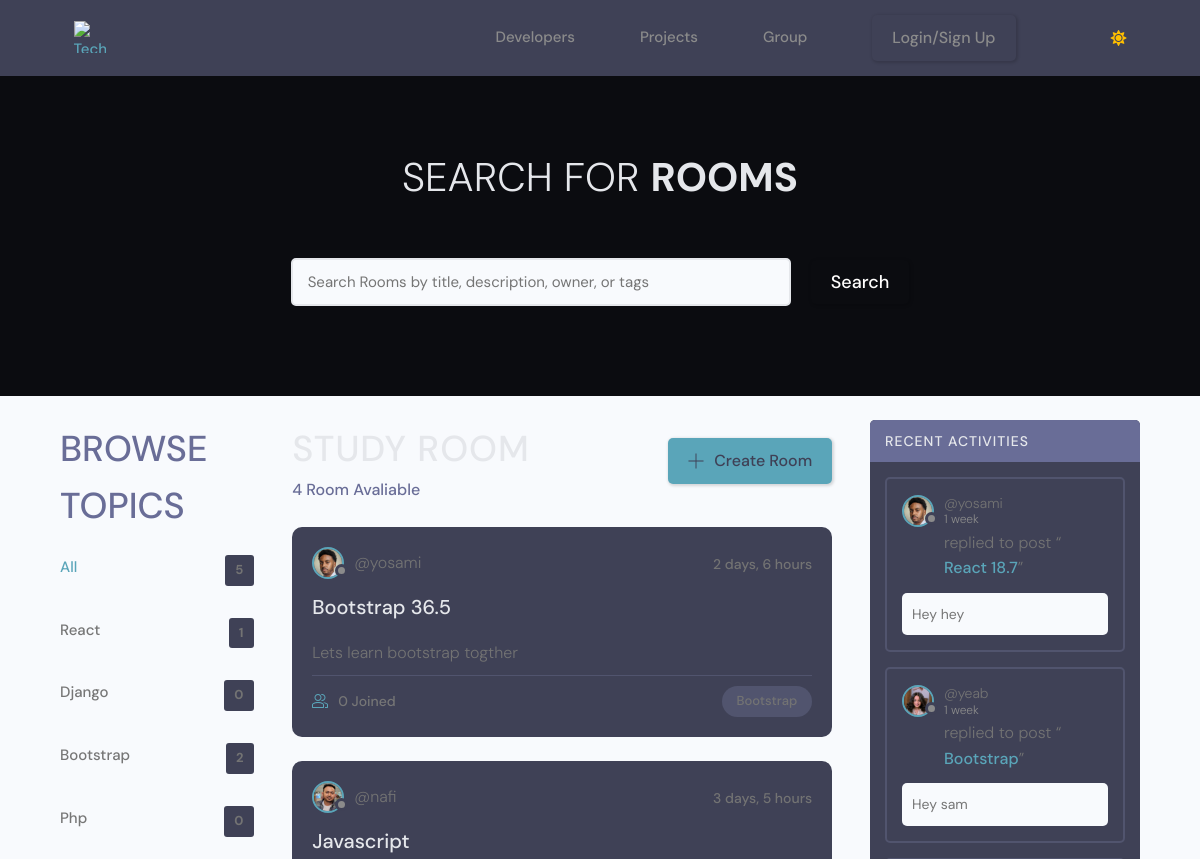
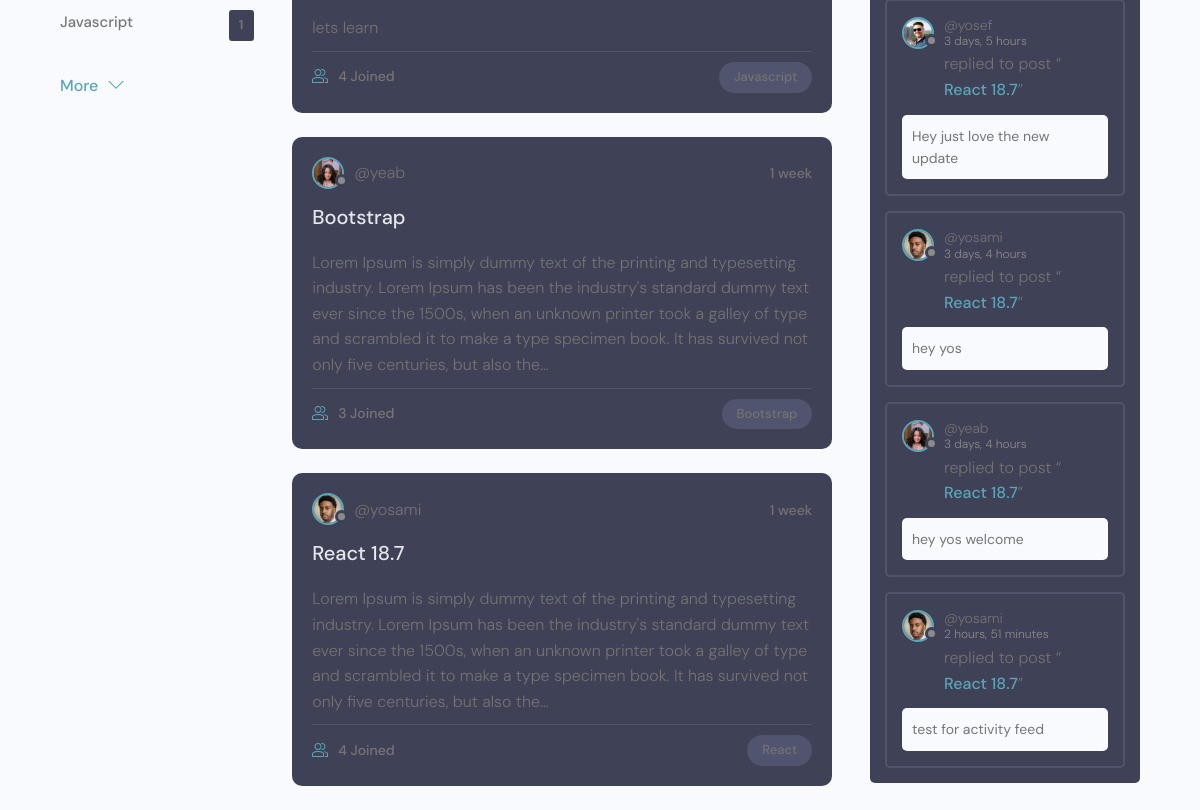
Page /group/ on the earlier database version (2 pictures, top to bottom).
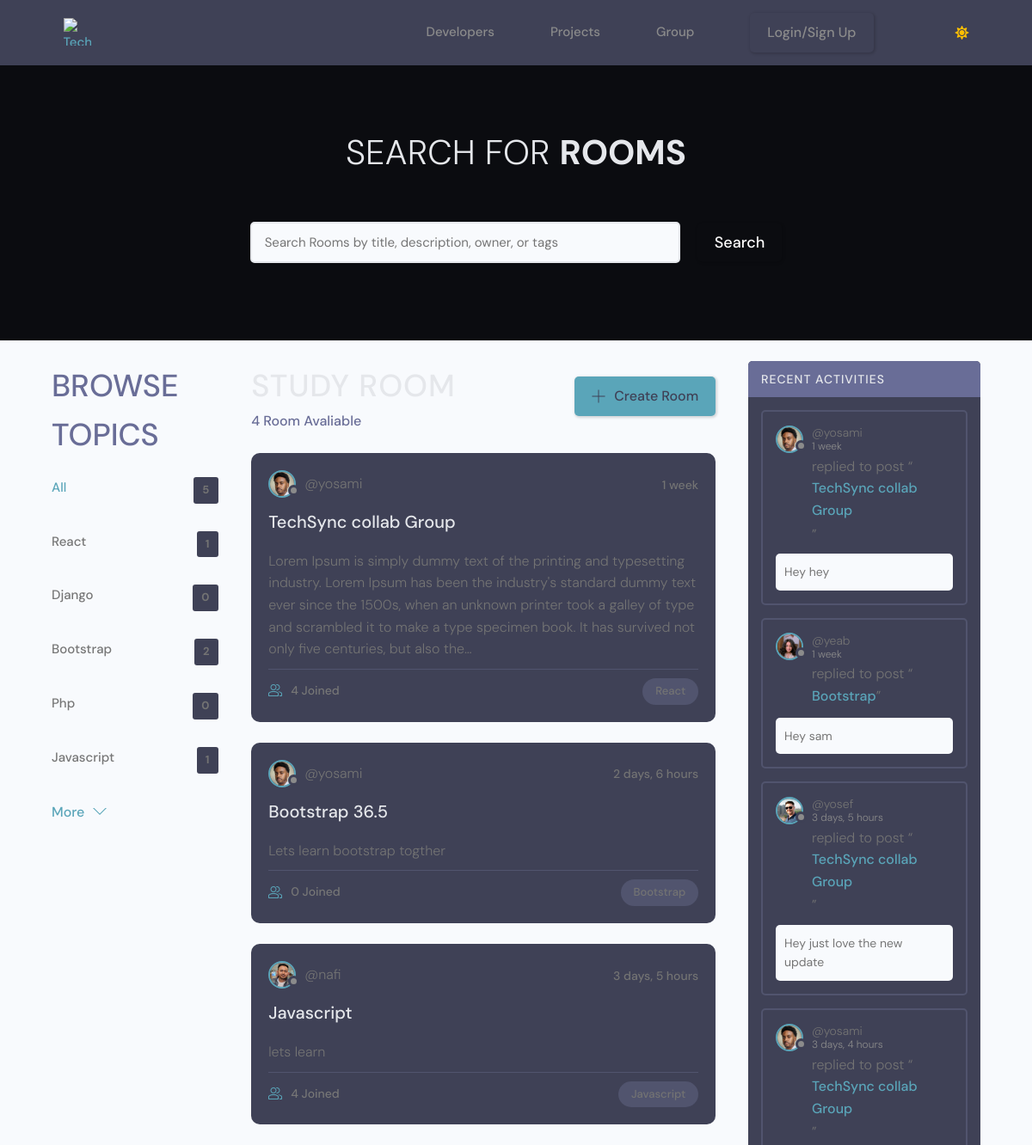
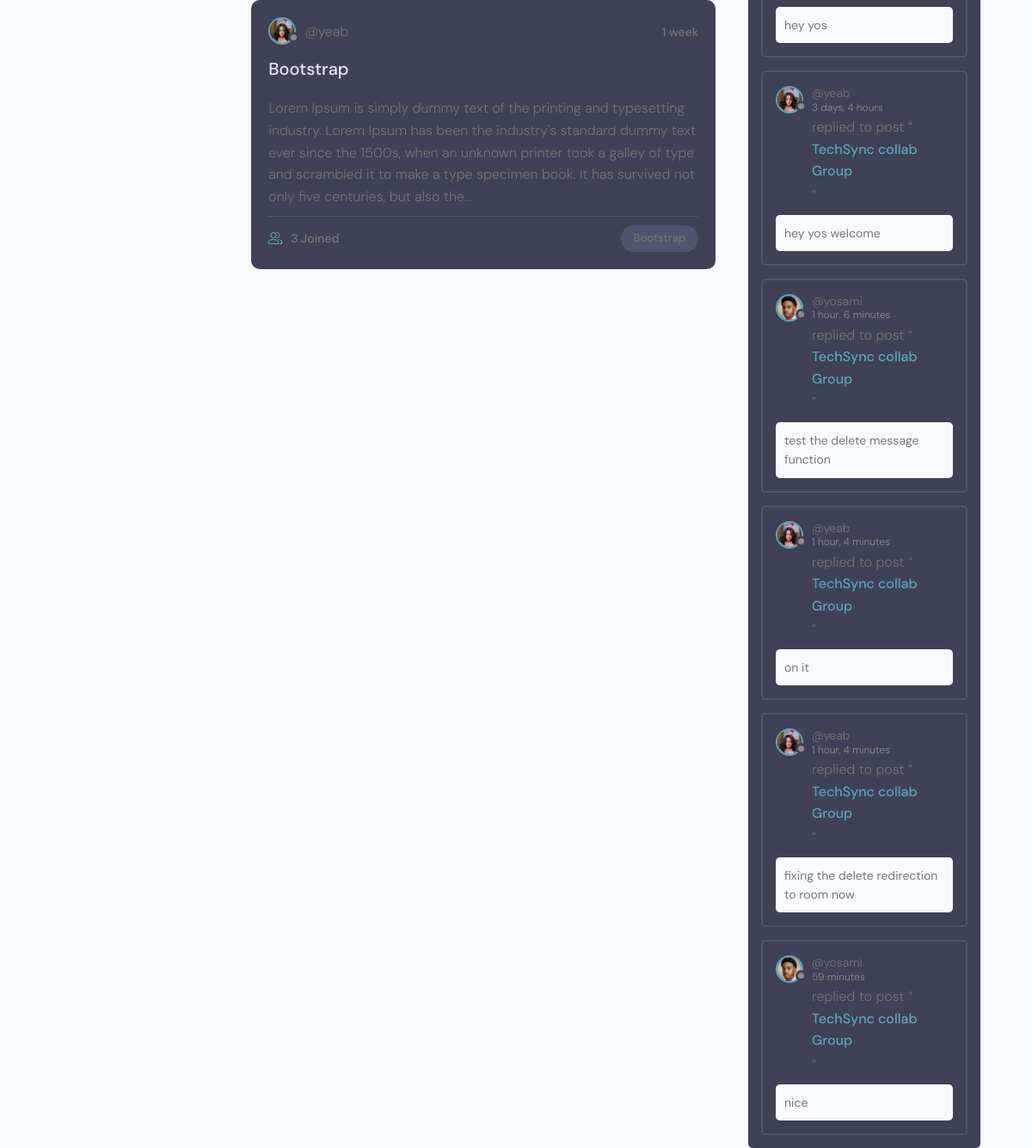
Same page on the later database version (2 pictures, top to bottom).
### group/models.py (models this page shows, shortened)
class Topic(models.Model):
    name = models.CharField(max_length=200)

class Room(models.Model):
    id = models.UUIDField(default=uuid.uuid4, primary_key=True, unique=True, editable=False, )
    host = models.ForeignKey(User, on_delete=models.SET_NULL, null=True)
    topic = models.ForeignKey(Topic, on_delete=models.SET_NULL, null=True)
    name = models.CharField(max_length=200)
    description = models.TextField(null=True, blank=True)
    participants = models.ManyToManyField(
        User, related_name='participants', blank=True)
    updated = models.DateTimeField(auto_now=True)
    created = models.DateTimeField(auto_now_add=True)
    class Meta:
        ordering = ['-updated', '-created']
    def __str__(self):
        return self.name

class Message(models.Model):
    id = models.UUIDField(default=uuid.uuid4, primary_key=True, unique=True, editable=False, )
    user = models.ForeignKey(User, on_delete=models.CASCADE)
    room = models.ForeignKey(Room, on_delete=models.CASCADE)
    body = models.TextField()
    updated = models.DateTimeField(auto_now=True)
    created = models.DateTimeField(auto_now_add=True)
    class Meta:
        ordering = ['updated', 'created']

### users/models.py (models this page shows, shortened)
class User(AbstractUser):
    email = models.EmailField(unique=True)
    is_recruiter = models.BooleanField(default=False)
    is_applicant = models.BooleanField(default=False)
    has_resume = models.BooleanField(default=False)
    has_company = models.BooleanField(default=False)

class Profile(models.Model):
    id = models.UUIDField(default=uuid.uuid4, primary_key=True, unique=True, editable=False, )
    user = models.OneToOneField(User, on_delete=models.CASCADE,null=True,blank=True)
    name = models.CharField(max_length=200, blank=True,null=True)
    username = models.CharField(max_length=200, blank=True,null=True,unique=True)
    headline = models.CharField(max_length=200, blank=True,null=True)
    about = models.TextField(blank=True, null=True)
    location = models.CharField(max_length=200, blank=True,null=True)
    profile_image = models.ImageField(null=True, blank=True,upload_to='profiles', default='default_profile.png')
    github_link = models.CharField(max_length=200, blank=True,null=True)
    twitter_link = models.CharField(max_length=200, blank=True,null=True)
    linkedin_link = models.CharField(max_length=200, blank=True,null=True)
    personal_link = models.CharField(max_length=200, blank=True,null=True)
    created_at = models.DateTimeField(auto_now_add=True)

### group/views.py (the view)
# urls.py: path('', views.home, name="home-group"),
def home(request):
    q = request.GET.get('q') if request.GET.get('q') != None else ''
    rooms = Room.objects.filter(
        Q(topic__name__icontains=q) |
        Q(name__icontains=q) |
        Q(description__icontains=q)
    )
    topics = Topic.objects.all()
    room_count = rooms.count()
    room_messages = Message.objects.filter(Q(room__topic__name__icontains=q))
    context = {
        'rooms': rooms,
        'topics': topics,
        'room_count': room_count,
        'room_messages': room_messages,
    }
    return render(request, 'group/home.html', context)

### templates/group/home.html (shortened to what this page needs)
{% extends "main/main.html" %}
{% block content%}
{% include "group/navbar.html" %}
    <main class="layout layout--3">
      <div class="container">
  {% include "group/topic_component.html" %}
        <div class="roomList">
          <div class="roomList__header">
            <div>
              <h2>Study Room</h2>
              <p>{{room_count}} Room Avaliable</p>
            </div>
            <a class="btn btn--main" href="{% url 'create-room' %}">
              <svg version="1.1" xmlns="http://www.w3.org/2000/svg" width="32" height="32" viewBox="0 0 32 32">
                <title>add</title>
                <path
                  d="M16.943 0.943h-1.885v14.115h-14.115v1.885h14.115v14.115h1.885v-14.115h14.115v-1.885h-14.115v-14.115z"
                ></path>
              </svg>
              Create Room
            </a>
          </div>
{% include "group/feed_component.html" %}
        </div>
{% include "group/activity_component.html" %}
      </div>
    </main>
{% endblock content %}

### templates/group/topic_component.html
<div class="topics">
    <div class="topics__header">
      <h2>Browse Topics</h2>
    </div>
    <ul class="topics__list">
      <li>
        <a href="{% url 'home-group'%}" class="active">All <span>{{topics.count}}</span></a>
      </li>
    {% for topic in topics %}
        <li>
            <a href="{% url 'home-group'%}?q={{topic.name}}">{{topic.name}}<span>{{topic.room_set.all.count}}</span></a>
        </li>
      {% endfor %}
    </ul>
    <a class="btn btn--link" href="topics.html">
      More
      <svg version="1.1" xmlns="http://www.w3.org/2000/svg" width="32" height="32" viewBox="0 0 32 32">
        <title>chevron-down</title>
        <path d="M16 21l-13-13h-3l16 16 16-16h-3l-13 13z"></path>
      </svg>
    </a>
  </div>

### templates/group/feed_component.html (shortened to what this page needs)
{% for room in rooms %}
<div class="roomListRoom">
    <div class="roomListRoom__header">
      <a href="" class="roomListRoom__author">
        <div class="avatar avatar--small">
          <img src="{{room.host.profile.profile_image.url}}" />
        </div>
        <span>@{{room.host.username}}</span>
      </a>
      <div class="roomListRoom__actions">
        <span>{{room.created|timesince}}</span>
      </div>
    </div>
    <div class="roomListRoom__content">
      <a href="{% url 'room' room.id %}">{{room.name}}</a>
      <p>
        {{room.description|truncatechars:300}}
      </p>
    </div>
    <div class="roomListRoom__meta">
      <a href="{% url 'room' room.id %}" class="roomListRoom__joined">
        {{room.participants.all.count}} Joined
      </a>
      <p class="roomListRoom__topic">{{room.topic.name}}</p>
    </div>
  </div>
{% endfor %}

### templates/group/activity_component.html (shortened to what this page needs)
<div class="activities">
    <div class="activities__header">
      <h2>Recent Activities</h2>
    </div>
    {% for message in room_messages %}
    <div class="activities__box">
      <div class="activities__boxHeader roomListRoom__header">
        <a href="{% url 'user-profile' message.user.profile.id %}" class="roomListRoom__author">
          <div class="avatar avatar--small">
            <img src="{{message.user.profile.profile_image.url}}" />
          </div>
          <p>
            @{{message.user}}
            <span> {{ message.created|timesince }}</span>
          </p>
        </a>
      </div>
      <div class="activities__boxContent">
        <p>replied to post “<a href="{% url 'room' message.room.id %}">{{message.room}}</a>”</p>
        <div class="activities__boxRoomContent">
          {{message.body|truncatechars:100}}
        </div>
      </div>
    </div>
    {% endfor %}
  </div>

Differences in the rows shown:
removed Message: user.profile.profile_image (picture), user "yosami", created "2 hours, 51 minutes", room "React 18.7", body "test for activity feed"
changed Room "React": name "React 18.7" → "TechSync collab Group"; moves up the list
changed through a linked row, Message "Hey hey": room "React 18.7" → "TechSync collab Group"
changed through a linked row, Message "Hey just love the new update": room "React 18.7" → "TechSync collab Group"
changed through a linked row, Message "hey yos": room "React 18.7" → "TechSync collab Group"
changed through a linked row, Message "hey yos welcome": room "React 18.7" → "TechSync collab Group"
added Message: user.profile.profile_image (picture), user "yosami", created "1 hour, 6 minutes", room "TechSync collab Group", body "test the delete message function"
added Message: user.profile.profile_image (picture), user "yeab", created "1 hour, 4 minutes", room "TechSync collab Group", body "on it"
added Message: user.profile.profile_image (picture), user "yeab", created "1 hour, 4 minutes", room "TechSync collab Group", body "fixing the delete redirection to room now"
added Message: user.profile.profile_image (picture), user "yosami", created "59 minutes", room "TechSync collab Group", body "nice"
